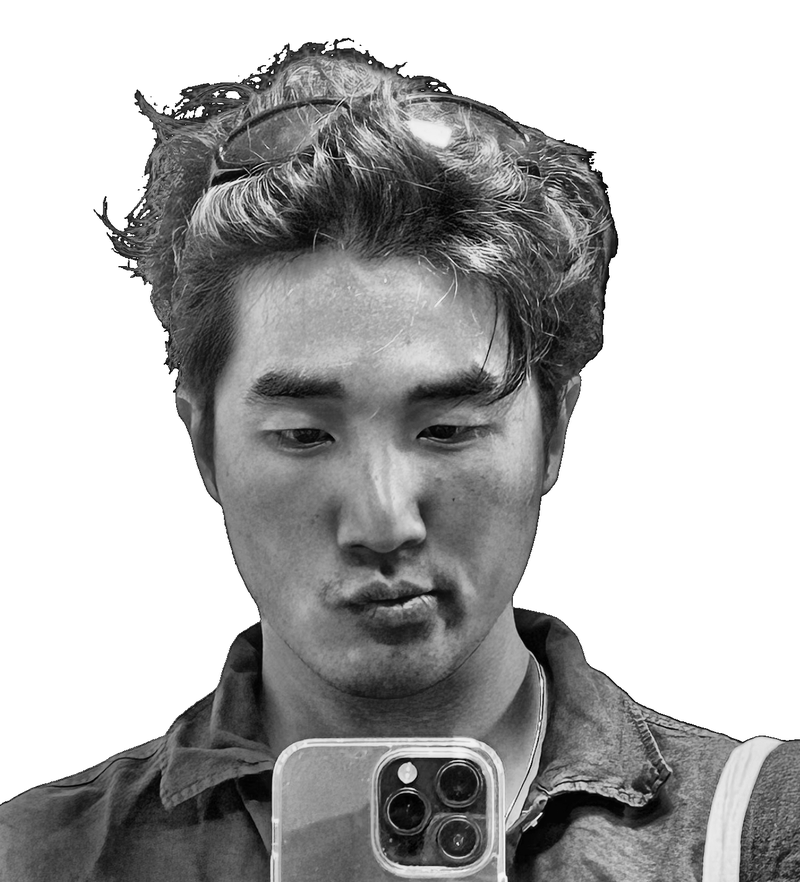
#> input picture source-prepped.png, 800 x 882 px, shrunk from 1290 x 1422 before the run, found by its file name
$ python make_ascii_svg.py
#> lines starting #> are read from the running program, lines starting #| are printed output that depends on the picture
#!/usr/bin/env python3
"""Convert source-prepped.png into a self-typing, monochrome ASCII SVG.

Usage: python make_ascii_svg.py
Reads:  source-prepped.png
Writes: avi-ascii.svg
"""
from PIL import Image, ImageOps

RAMP = " .`:-=+*cs#%@"  # bright (sparse) -> dark (dense); leading space = blank
COLS = 100
ROWS = 53
FONT_SIZE = 8
CHAR_W = FONT_SIZE * 0.6
CHAR_H = FONT_SIZE * 1.0
FILL_COLOR = "#c9d1d9"  # single light-gray fill -- monochrome only, no rainbow coloring

INPUT = "source-prepped.png"
OUTPUT = "avi-ascii.svg"


def image_to_ascii_grid(path, cols, rows):
#> called with path = 'source-prepped.png', cols = 100, rows = 53
    img = Image.open(path).convert("L")
#> img is the input picture: PIL image 800x882 L; min 0, max 255, mean 176.9

    # Preserve the photo's real proportions instead of stretching it to
    # exactly cols x rows -- pad with white (blank glyph) to fill the rest.
    fitted = ImageOps.pad(
        img, (cols, rows), color=255,
        centering=(0.5, 0.35),  # bias slightly upward, portraits have headroom
    )
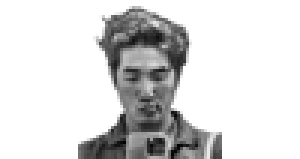
#> fitted: PIL image 100x53 L (shown 3 times larger); min 0, max 255, mean 217.4

    pixels = list(fitted.getdata())
#> pixels = 5300 values, max 255 at index 0, min 0 at index 4859, mean 217.4
    grid = []
    for r in range(rows):
        row_chars = []
        for c in range(cols):
            brightness = pixels[r * cols + c]  # 0 dark -> 255 bright
            idx = int((255 - brightness) / 255 * (len(RAMP) - 1))
            row_chars.append(RAMP[idx])
        grid.append("".join(row_chars))
#> after the loop, grid = 53 items
    return grid


def build_svg(grid):
    width = COLS * CHAR_W
    height = ROWS * CHAR_H

    parts = []
    parts.append(
        f'<svg xmlns="http://www.w3.org/2000/svg" viewBox="0 0 {width:.0f} {height:.0f}" '
        f'width="{width:.0f}" height="{height:.0f}">'
    )
    parts.append('<rect width="100%" height="100%" fill="transparent"/>')
    parts.append(
        "<style>text{font-family:'SFMono-Regular',Consolas,'Liberation Mono',Menlo,monospace;"
        f"font-size:{FONT_SIZE}px;fill:{FILL_COLOR};white-space:pre;}}</style>"
    )

    row_duration = 0.9
    stagger = 0.045

    defs = ["<defs>"]
    for r in range(ROWS):
        y = r * CHAR_H
        defs.append(
            f'<clipPath id="clip{r}"><rect x="0" y="{y:.1f}" width="0" height="{CHAR_H:.1f}">'
            f'<animate attributeName="width" from="0" to="{width:.0f}" '
            f'begin="{r * stagger:.3f}s" dur="{row_duration}s" fill="freeze" '
            f'calcMode="spline" keySplines="0.25 0.1 0.25 1"/></rect></clipPath>'
        )
    defs.append("</defs>")
    parts.append("".join(defs))

    for r, row in enumerate(grid):
        y = (r + 1) * CHAR_H - CHAR_H * 0.2
        escaped = row.replace("&", "&amp;").replace("<", "&lt;").replace(">", "&gt;")
        parts.append(
            f'<g clip-path="url(#clip{r})"><text x="0" y="{y:.1f}">{escaped}</text></g>'
        )

    parts.append("</svg>")
    return "".join(parts)


if __name__ == "__main__":
    grid = image_to_ascii_grid(INPUT, COLS, ROWS)
#> grid = 53 items
    svg = build_svg(grid)
#> the loop in build_svg, `for r, row in enumerate(grid):` made 53 passes
#> y on passes 1 to 12: 6.4, 14.4, 22.4, 30.4, 38.4, 46.4, 54.4, 62.4, 70.4, 78.4, 86.4, 94.4
#> after the loop in build_svg, `for r, row in enumerate(grid):`: parts = 57 items
    with open(OUTPUT, "w") as f:
        f.write(svg)
    print(f"Wrote {OUTPUT} ({COLS}x{ROWS} chars)")

$ run again, with photo.png copied over source-prepped.png
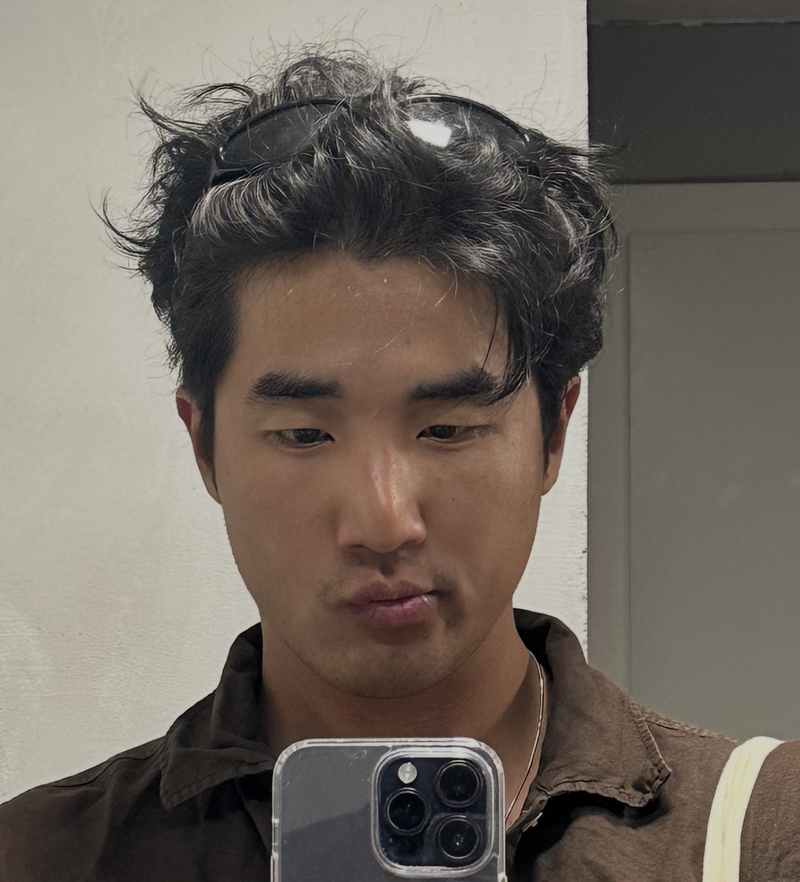
#> input picture photo.png, 800 x 882 px, shrunk from 1290 x 1422 before the run, found by its file name
#> in image_to_ascii_grid, `img = Image.open(path).convert("L")`:
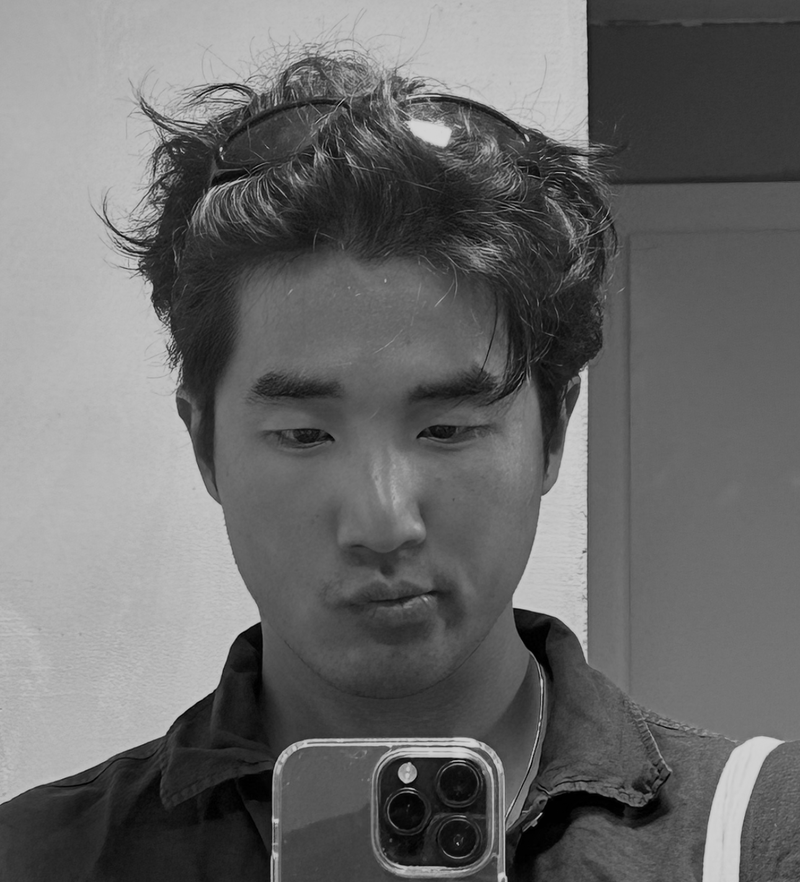
#> img: PIL image 800x882 L; min 0, max 213, mean 106.2
#> in image_to_ascii_grid, `fitted = ImageOps.pad( img, (cols, rows), color=255, centering=(0.5, 0..`:
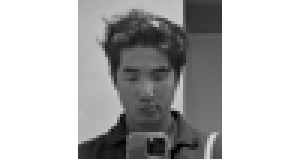
#> fitted: PIL image 100x53 L (shown 3 times larger); min 0, max 255, mean 183.6
#> pixels = 5300 values, max 255 at index 0, min 0 at index 4741, mean 183.6
#> after the loop in image_to_ascii_grid, `for r in range(rows):`: grid = 53 items
#> the loop in build_svg, `for r, row in enumerate(grid):` made 53 passes
#> y on passes 1 to 8: 6.4, 14.4, 22.4, 30.4, 38.4, 46.4, 54.4, 62.4
#> after the loop in build_svg, `for r, row in enumerate(grid):`: parts = 57 items
